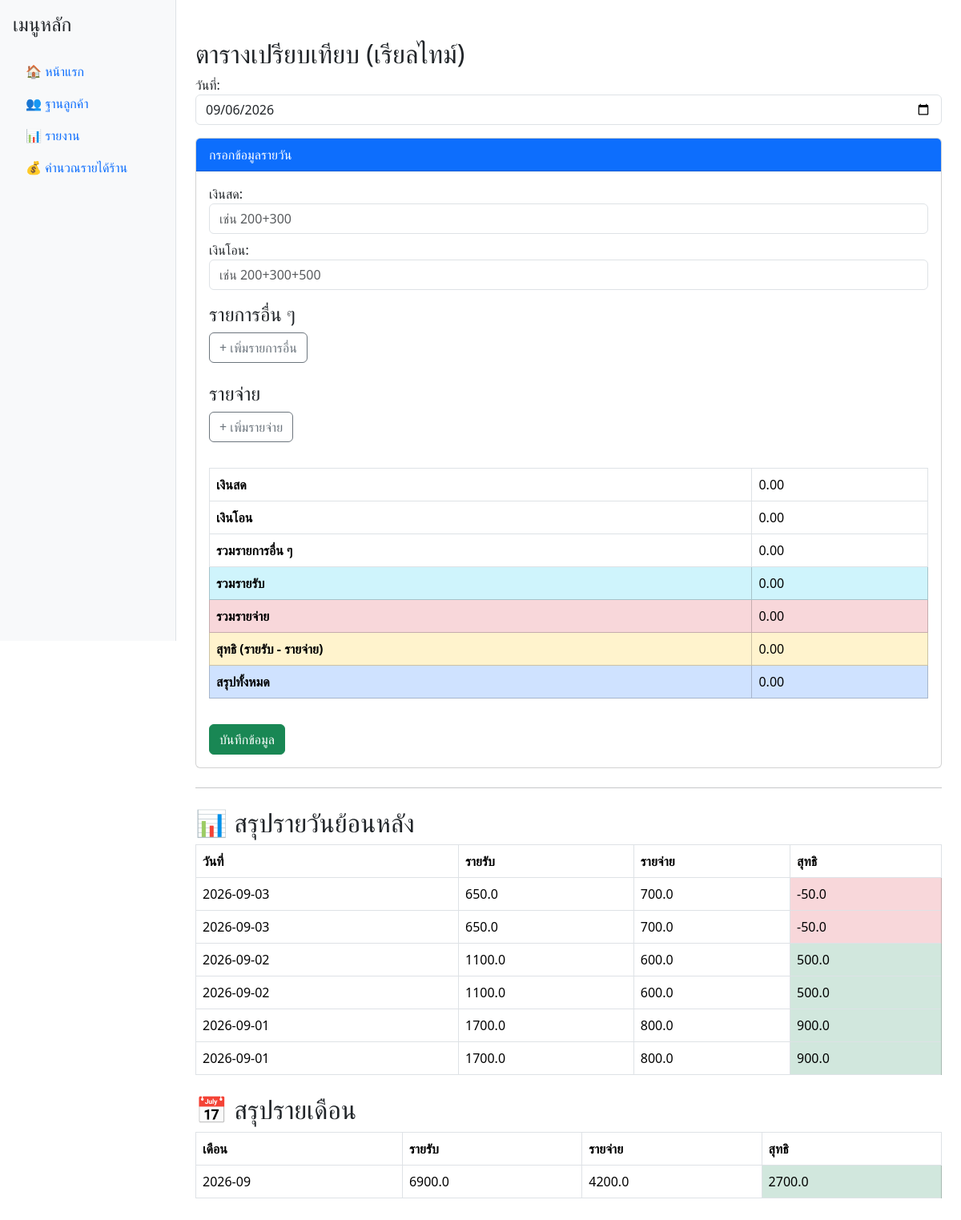
Page /compare_realtime on the earlier database version.
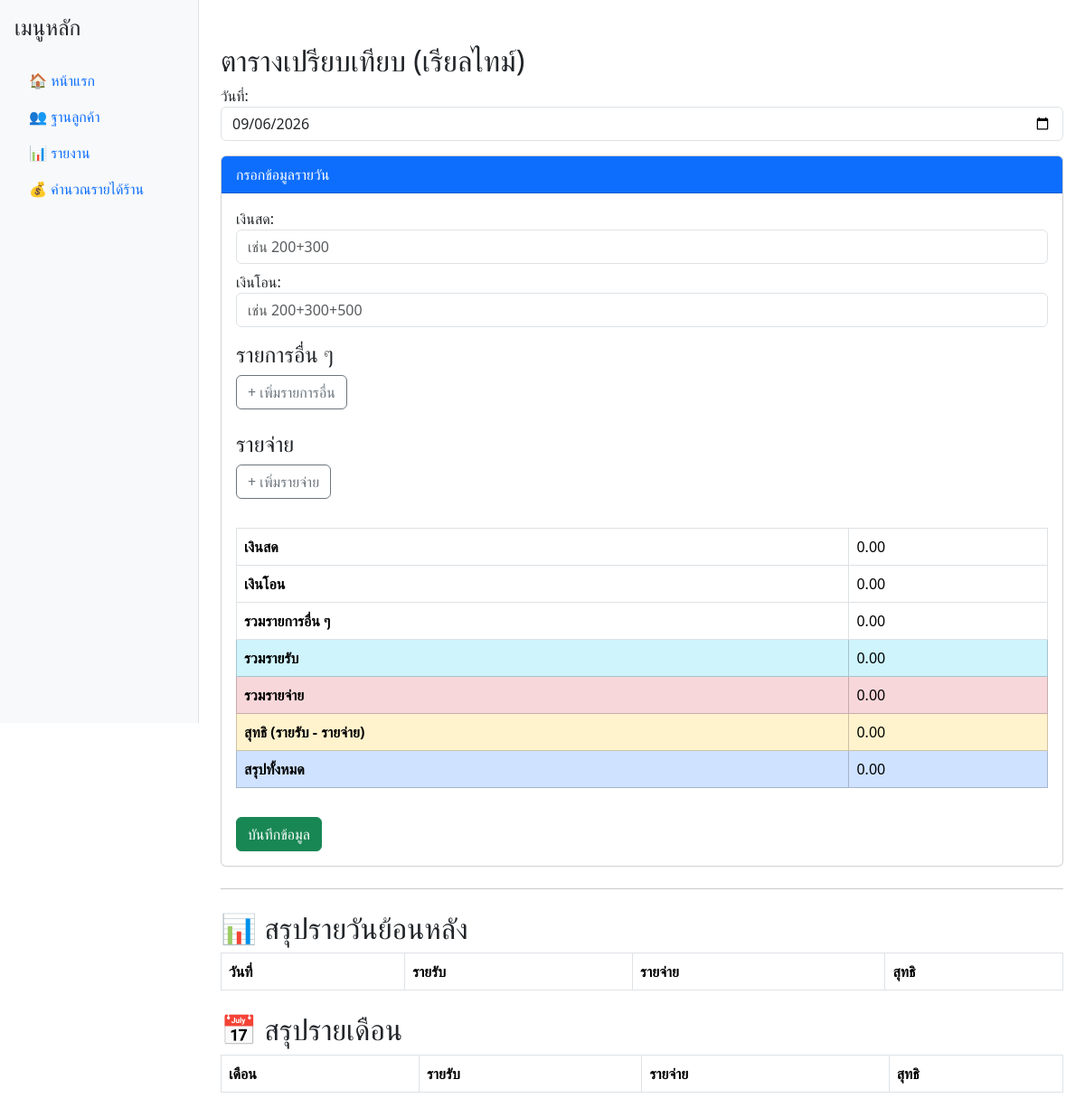
Same page on the later database version.
### tables this page shows
CREATE TABLE reports (
    id INTEGER PRIMARY KEY AUTOINCREMENT,
    date TEXT NOT NULL,
    cash REAL DEFAULT 0,
    transfer REAL DEFAULT 0,
    other REAL DEFAULT 0,
    expense REAL DEFAULT 0,
    income REAL DEFAULT 0,
    net REAL DEFAULT 0
);

### app.py (the view)
@app.route('/compare_realtime')
def compare_realtime():
    with get_db_connection() as conn:
        reports = conn.execute("SELECT * FROM reports ORDER BY date DESC").fetchall()
        monthly_reports = []
        months = conn.execute("SELECT substr(date,1,7) as month FROM reports GROUP BY month ORDER BY month DESC").fetchall()
        for m in months:
            month_income = conn.execute("SELECT SUM(income) FROM reports WHERE substr(date,1,7)=?", (m['month'],)).fetchone()[0] or 0
            month_expense = conn.execute("SELECT SUM(expense) FROM reports WHERE substr(date,1,7)=?", (m['month'],)).fetchone()[0] or 0
            monthly_reports.append({
                "month": m['month'],
                "income": month_income,
                "expense": month_expense,
                "net": month_income - month_expense
            })
    return render_template('compare_realtime.html',
                           reports=reports,
                           monthly_reports=monthly_reports,
                           current_date=date.today().strftime("%Y-%m-%d"))

### app.py (called while the page is built)
def get_db_connection():
    conn = sqlite3.connect('database.db')
    conn.row_factory = sqlite3.Row
    return conn

### templates/compare_realtime.html (shortened to what this page needs)
{% extends "base.html" %}
{% block content %}
<h2 class="mt-4">ตารางเปรียบเทียบ (เรียลไทม์)</h2>
<label>วันที่:</label>
<input type="date" id="report_date" class="form-control mb-3" value="{{ current_date }}">
<div class="card mb-4">
  <div class="card-header bg-primary text-white">กรอกข้อมูลรายวัน</div>
  <div class="card-body">
    <label>เงินสด:</label>
    <input type="text" id="cash_income" class="form-control mb-2" placeholder="เช่น 200+300">
    <label>เงินโอน:</label>
    <input type="text" id="transfer_income" class="form-control mb-2" placeholder="เช่น 200+300+500">
    <h4 class="mt-3">รายการอื่น ๆ</h4>
    <button type="button" id="btn-add-other" class="btn btn-outline-secondary mb-2">+ เพิ่มรายการอื่น</button>
    <h4 class="mt-3">รายจ่าย</h4>
    <button type="button" id="btn-add-expense" class="btn btn-outline-secondary mb-2">+ เพิ่มรายจ่าย</button>
    <table class="table table-bordered mt-4">
      <tr><th>เงินสด</th><td id="cash_total">0.00</td></tr>
      <tr><th>เงินโอน</th><td id="transfer_total">0.00</td></tr>
      <tr><th>รวมรายการอื่น ๆ</th><td id="other_total">0.00</td></tr>
      <tr class="table-info"><th>รวมรายรับ</th><td id="income_total">0.00</td></tr>
      <tr class="table-danger"><th>รวมรายจ่าย</th><td id="expense_total">0.00</td></tr>
      <tr class="table-warning"><th>สุทธิ (รายรับ - รายจ่าย)</th><td id="net_total">0.00</td></tr>
      <tr class="table-primary"><th>สรุปทั้งหมด</th><td id="transfer_minus_expense">0.00</td></tr>
    </table>
    <button type="button" class="btn btn-success mt-3" onclick="saveReport()">บันทึกข้อมูล</button>
  </div>
</div>
<hr>
<h2 class="mt-4">📊 สรุปรายวันย้อนหลัง</h2>
<table class="table table-bordered">
  <thead>
    <tr><th>วันที่</th><th>รายรับ</th><th>รายจ่าย</th><th>สุทธิ</th></tr>
  </thead>
  <tbody>
    {% for r in reports %}
    <tr>
      <td>{{ r['date'] }}</td>
      <td>{{ r['income'] }}</td>
      <td>{{ r['expense'] }}</td>
      <td class="{% if r['net'] >= 0 %}table-success{% else %}table-danger{% endif %}">
        {{ r['net'] }}
      </td>
    </tr>
    {% endfor %}
  </tbody>
</table>
<h2 class="mt-4">📅 สรุปรายเดือน</h2>
<table class="table table-bordered">
  <thead>
    <tr><th>เดือน</th><th>รายรับ</th><th>รายจ่าย</th><th>สุทธิ</th></tr>
  </thead>
  <tbody>
    {% for m in monthly_reports %}
    <tr>
      <td>{{ m['month'] }}</td>
      <td>{{ m['income'] }}</td>
      <td>{{ m['expense'] }}</td>
      <td class="{% if m['net'] >= 0 %}table-success{% else %}table-danger{% endif %}">
        {{ m['net'] }}
      </td>
    </tr>
    {% endfor %}
  </tbody>
</table>
{% endblock %}

### templates/base.html (shortened to what this page needs)
<!DOCTYPE html>
<html lang="th">
<head>
  <link rel="stylesheet" href="https://cdn.jsdelivr.net/npm/bootstrap@5.3.2/dist/css/bootstrap.min.css">
</head>
<body>
  <div class="d-flex">
    {% include 'sidebar.html' %}
    <div class="flex-grow-1 p-4" style="margin-left:220px;">
      {% block content %}{% endblock %}
    </div>
  </div>
</body>
</html>

### templates/sidebar.html
<aside class="bg-light border-end vh-100 p-3" style="width:220px; position:fixed;">
  <h4 class="mb-4">เมนูหลัก</h4>
  <ul class="nav flex-column">
    <li class="nav-item"><a class="nav-link" href="/">🏠 หน้าแรก</a></li>
    <li class="nav-item"><a class="nav-link" href="/customers">👥 ฐานลูกค้า</a></li>
    <li class="nav-item"><a class="nav-link" href="/report">📊 รายงาน</a></li>
    <li class="nav-item"><a class="nav-link" href="/summary">💰 คำนวณรายได้ร้าน</a></li>
  </ul>
</aside>

Differences in the rows shown:
removed reports: date "2026-09-03", income "650.0", expense "700.0", net "-50.0"
removed reports: date "2026-09-03", income "650.0", expense "700.0", net "-50.0"
removed reports: date "2026-09-02", income "1100.0", expense "600.0", net "500.0"
removed reports: date "2026-09-02", income "1100.0", expense "600.0", net "500.0"
removed reports: date "2026-09-01", income "1700.0", expense "800.0", net "900.0"
removed reports: date "2026-09-01", income "1700.0", expense "800.0", net "900.0"
Other differences:
list line gone: "2026-09 6900.0 4200.0 2700.0"
